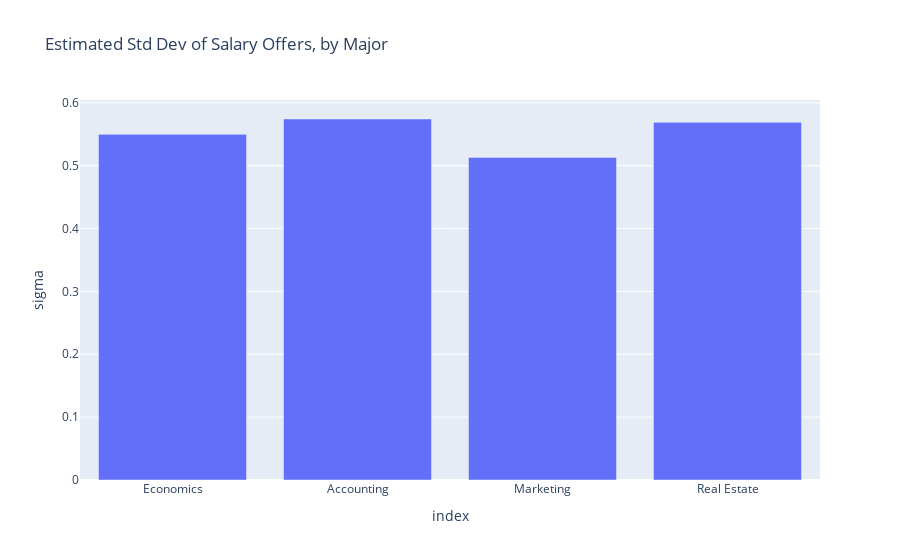

The notebook cell this image was saved under:
### Code cell
# Plot how std dev of salary offers varies by major
px.bar(results_df, x=results_df.index, y="sigma", title="Estimated Std Dev of Salary Offers, by Major")

### Figure 1 — Plotly figure (JSON) as saved in the notebook; plotly's stock layout.template omitted (floating-point values rounded to 4 significant figures)
{"data": [{"hovertemplate": "index=%{x}<br>sigma=%{y}<extra></extra>", "legendgroup": "", "marker": {"color": "#636efa", "pattern": {"shape": ""}}, "name": "", "orientation": "v", "showlegend": false, "textposition": "auto", "type": "bar", "x": ["Economics", "Accounting", "Marketing", "Real Estate"], "xaxis": "x", "y": [0.5498, 0.5742, 0.5132, 0.5689], "yaxis": "y"}], "layout": {"barmode": "relative", "legend": {"tracegroupgap": 0}, "title": {"text": "Estimated Std Dev of Salary Offers, by Major"}, "xaxis": {"anchor": "y", "domain": [0, 1], "title": {"text": "index"}}, "yaxis": {"anchor": "x", "domain": [0, 1], "title": {"text": "sigma"}}}}
